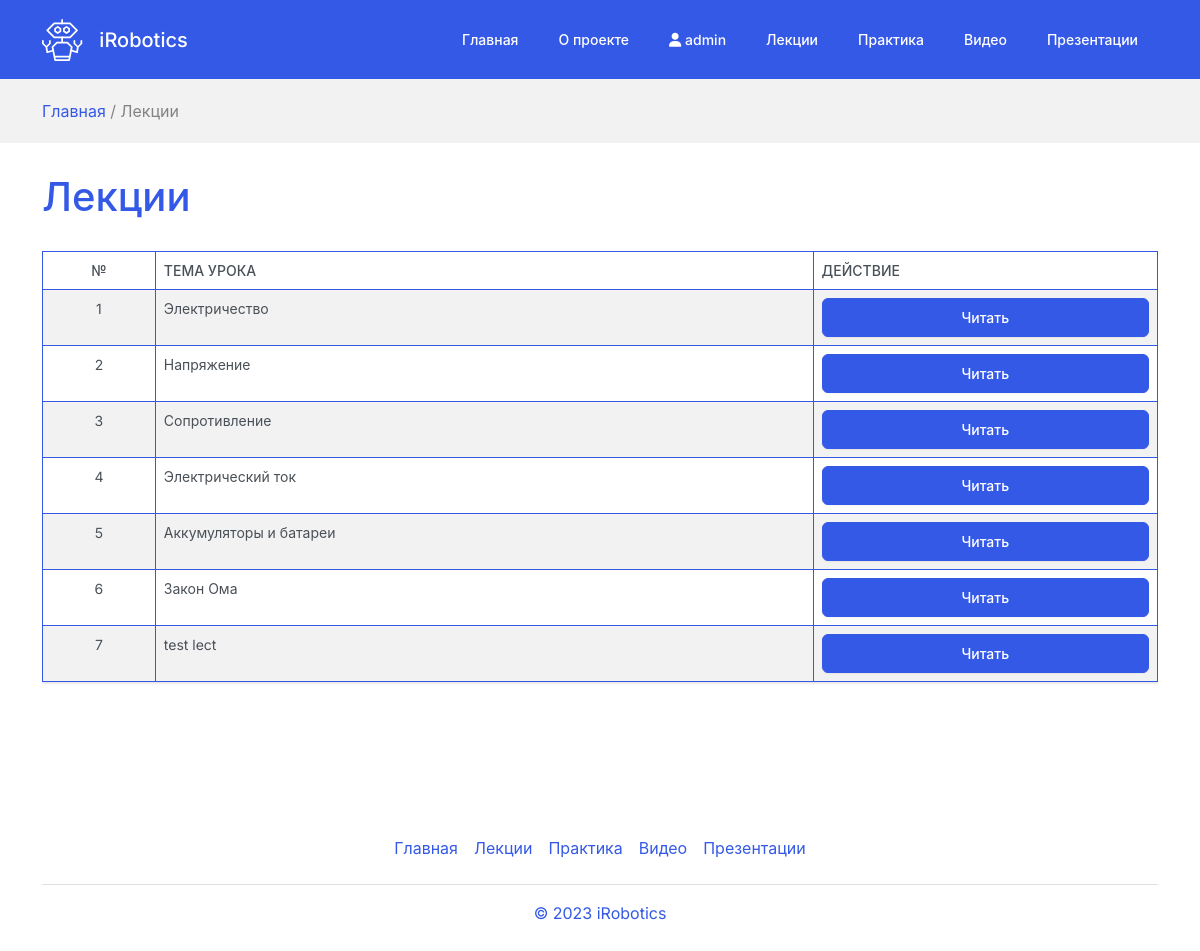
The app's page /lessons/ (signed in) with its own data.
### platformApp/models.py (models this page shows, shortened)
class LessonLecture(models.Model):
    title = models.CharField("Тема урока", max_length=255)
    postDate = models.DateTimeField("Дата публикации", default=datetime.now)
    content = HTMLField("Описание")
    class Meta:
        db_table = 'lessons'
        verbose_name = "Лекция"
        verbose_name_plural = "Лекции"

### platformApp/views.py (the view)
# urls.py: path('lessons/', views.lessonsPage, name='lessonsPage'),
def lessonsPage(request):
    lessons = LessonLecture.objects.all()
    return render(request, "site/lessons.html", {
        'lessons': lessons
    })

### platformApp/templates/site/lessons.html (shortened to what this page needs)
{% extends '../base.html' %}
{% load static %}
{% block content %}
{% if user.is_authenticated %}
    <div class="lesson-block">
        <div class="navigator">
            <div class="container">
                <span><a href="{% url 'homePage' %}">Главная</a> / Лекции</span>
            </div>
        </div>
        <div class="container">
            <h1>Лекции</h1>
            <div class="table-responsive">
                <table class="table table-sm table-striped table-bordered border-primary">
                    <thead>
                      <tr>
                        <th class="text-center">№</th>
                        <th>Тема урока</th>
                        <th>Действие</th>
                      </tr>
                    </thead>
                    <tbody>
                    {% for lesson in lessons %}
                      <tr>
                        <td class="text-center">{{ forloop.counter }}</td>
                        <td>{{ lesson.title }}</td>
                        <td>
                            <a href="{% url 'lessonDetail' pk=lesson.pk %}" class="btn btn-primary w-100 d-block">Читать</a>
                        </td>
                      </tr>
                    {% endfor %}
                    </tbody>
                </table>
            </div>
        </div>
    </div>
{% endif %}
{% endblock %}

### platformApp/templates/base.html (shortened to what this page needs)
{% load static %}
<!DOCTYPE html>
<html lang="en">
<head>
    <link href="https://vjs.zencdn.net/7.20.3/video-js.css" rel="stylesheet" />
    <link rel="stylesheet" href="{% static './newstyle/css/style.css' %}">
    <link rel="stylesheet" href="{% static './newstyle/css/bootstrap.min.css' %}">
    <link rel="stylesheet" href="https://cdnjs.cloudflare.com/ajax/libs/font-awesome/6.2.0/css/all.min.css" />
</head>
<body>
    <header class="navbar fixed-top navbar-expand-lg navbar-dark bg-primary">
        <div class="container">
          <a class="navbar-brand" href="{% url 'homePage' %}"><img src="{% static './newstyle/img/logo.svg' %}" style="width: 42px; margin-right: 10px;" alt=""> <span style="position: relative; bottom: -2px;">iRobotics</span></a>
          <div class="collapse navbar-collapse" id="navbarColor01">
            <ul class="navbar-nav ms-auto">
              <li class="nav-item">
                <a class="nav-link" href="{% url 'homePage' %}">Главная</a>
              </li>
              <li class="nav-item">
                <a class="nav-link" href="{% url 'aboutPage' %}">О проекте</a>
              </li>
              {% if user.is_authenticated %}
              <li class="nav-item dropdown">
                <a class="nav-link " data-bs-toggle="dropdown" href="#" role="button" aria-haspopup="true" aria-expanded="false"><i class="fa-solid fa-user"></i> {{ user.username }}</a>
              </li>
              <li class="nav-item">
                <a class="nav-link" href="{% url 'lessonsPage' %}">Лекции</a>
              </li>
              <li class="nav-item">
                <a class="nav-link" href="{% url 'practiceMenu' %}">Практика</a>
              </li>
              <li class="nav-item">
                <a class="nav-link" href="{% url 'videoPage' %}">Видео</a>
              </li>
              <li class="nav-item">
                <a class="nav-link" href="{% url 'presentations' %}">Презентации</a>
              </li>
              {% endif %}
            </ul>
          </div>
        </div>
    </header>
    {% block content %}
    {% endblock %}
    <footer class="py-3 my-4">
        <div class="container">
            <ul class="nav justify-content-center border-bottom pb-3 mb-3">
                <li class="nav-item"><a href="{% url 'homePage' %}" class="nav-link px-2 text-primary">Главная</a></li>
                {% if user.is_authenticated %}
                <li class="nav-item"><a href="{% url 'lessonsPage' %}" class="nav-link px-2 text-primary">Лекции</a></li>
                <li class="nav-item"><a href="{% url 'practiceMenu' %}" class="nav-link px-2 text-primary">Практика</a></li>
                <li class="nav-item"><a href="{% url 'videoPage' %}" class="nav-link px-2 text-primary">Видео</a></li>
                <li class="nav-item"><a href="{% url 'presentations' %}" class="nav-link px-2 text-primary">Презентации</a></li>
                {% else %}
                <li class="nav-item"><a href="{% url 'signUp' %}" class="nav-link px-2 text-primary">Регистрация</a></li>
                <li class="nav-item"><a href="{% url 'logIn' %}" class="nav-link px-2 text-primary">Вход</a></li>
                {% endif %}
            </ul>
            <p class="text-center text-primary">© 2023 iRobotics</p>
        </div>
    </footer>
</body>
</html>

### platformApp/static/newstyle/css/style.css (style rules this page uses)
.navigator { background-color: #f2f2f2; padding: 20px 0; margin-bottom: 30px; }
.navigator a { text-decoration: none; }
.navigator span { cursor: not-allowed; color: #838383; }
.lesson-block { padding: 79px 0px 90px 0px; }
.lesson-block h1 { color: #3459E6; margin-bottom: 30px; }

### records on screen
LessonLecture: title "Электричество"
LessonLecture: title "Напряжение"
LessonLecture: title "Сопротивление"
LessonLecture: title "Электрический ток"
LessonLecture: title "Аккумуляторы и батареи"
LessonLecture: title "Закон Ома"
LessonLecture: title "test lect"

### other values on screen
{{ user.username }} "admin"
